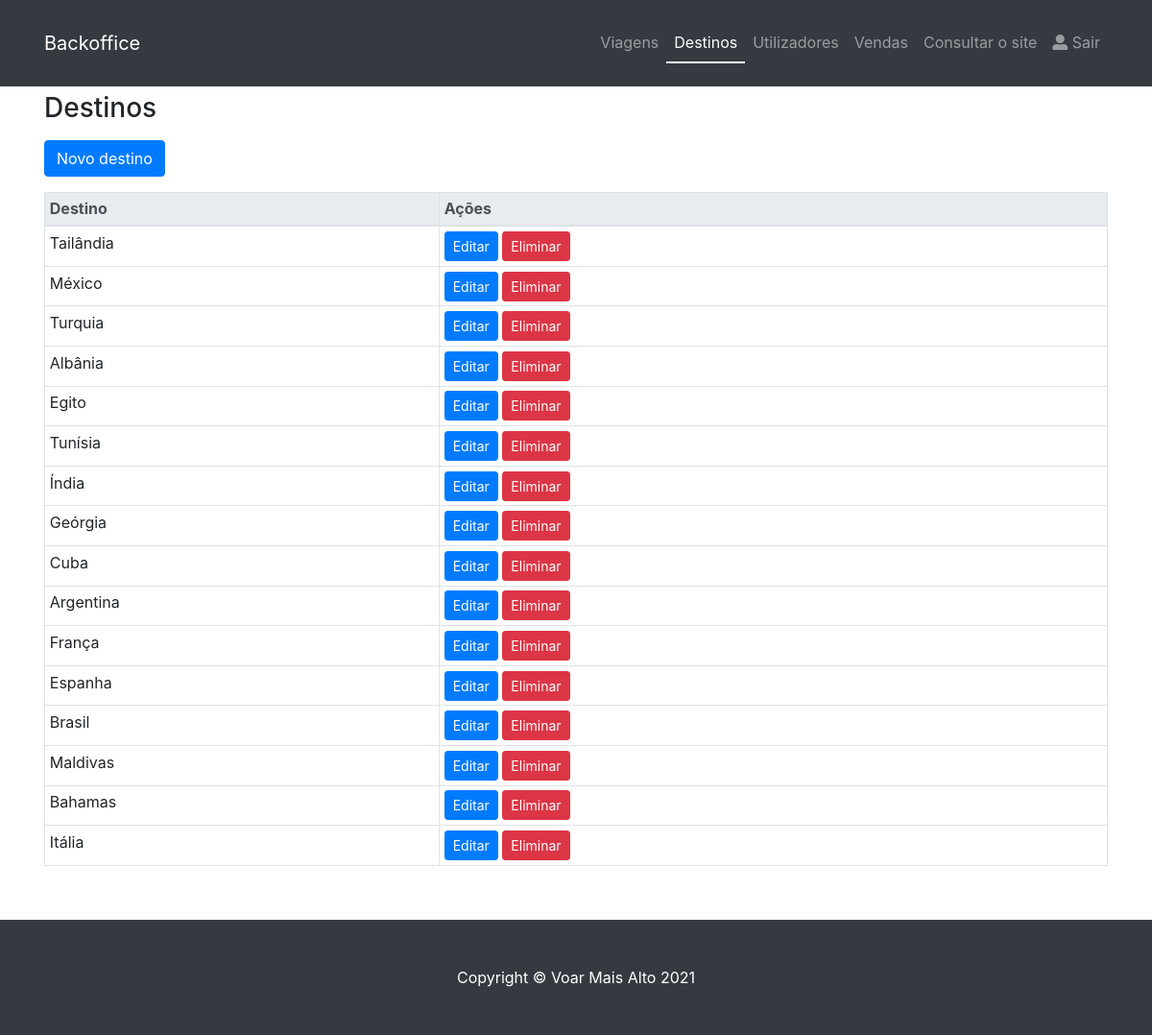
The page /admin/listaCategorias.php (signed in) on the database its author committed.
### tables this page shows
CREATE TABLE `categoria` (
  `CategoriaID` int(11) NOT NULL,
  `CategoriaNome` varchar(40) NOT NULL
);

### db/config.php (called while the page is built, shortened)
<?php
    function e($s) {
        return htmlspecialchars((string)$s, ENT_QUOTES, 'UTF-8');
    }
?>

### admin/listaCategorias.php (the view, shortened to what this page needs)
<!DOCTYPE html>
<html lang="pt-PT">
<head>
  <link href="../vendor/bootstrap/css/bootstrap.min.css" rel="stylesheet">
  <link href="../css/shop-homepage.css" rel="stylesheet">
  <link rel="stylesheet" href="https://use.fontawesome.com/releases/v5.7.2/css/all.css">
</head>
<body>
<?php
  include '../db/config.php';
  include 'menu.php';
?>
  <div class="container mt-4">
    <h1 class="h3 mb-3">Destinos</h1>
    <p><a href="inserirCategorias.php" class="btn btn-primary">Novo destino</a></p>
    <div class="table-responsive">
      <table class="table table-bordered table-sm table-hover">
        <thead class="thead-light">
          <tr>
            <th>Destino</th>
            <th>Ações</th>
          </tr>
        </thead>
        <tbody>
          <?php
            $categorias = $conexao->query("Select * from categoria order by categoriaID ASC");
            if ($categorias->num_rows > 0) {
              while ($p = $categorias->fetch_assoc()) {
                echo '
                <tr>
                  <td>'.e($p['CategoriaNome']).'</td>
                  <td class="text-nowrap">
                    <a href="alterarCategoria.php?id='.(int)$p['CategoriaID'].'" class="btn btn-sm btn-primary">Editar</a>
                    <form action="eliminarCategoria.php" method="post" onsubmit="return confirm(\'Tem a certeza que deseja eliminar o registo?\');" style="display:inline;">
                      <input type="hidden" name="csrf_token" value="'.e(csrf_token()).'">
                      <input type="hidden" name="id" value="'.(int)$p['CategoriaID'].'">
                      <button type="submit" class="btn btn-sm btn-danger">Eliminar</button>
                    </form>
                  </td>
                </tr>';
              }
            } else {
              echo '<tr><td colspan="2" class="text-center">Não existem destinos.</td></tr>';
            }
          ?>
        </tbody>
      </table>
    </div>
  </div>
  <footer class="py-5 bg-dark mt-4">
    <div>
      <p class="m-0 text-center text-white">Copyright &copy; Voar Mais Alto 2021</p>
    </div>
  </footer>
</body>
</html>

### css/shop-homepage.css (style rules this page uses)
body { padding-top: 56px; }
.container { padding: 16px; }
a { color: dodgerblue; }

### rows shown on the page
categoria: CategoriaNome "Tailândia"
categoria: CategoriaNome "México"
categoria: CategoriaNome "Turquia"
categoria: CategoriaNome "Albânia"
categoria: CategoriaNome "Egito"
categoria: CategoriaNome "Tunísia"
categoria: CategoriaNome "Índia"
categoria: CategoriaNome "Geórgia"
categoria: CategoriaNome "Cuba"
categoria: CategoriaNome "Argentina"
categoria: CategoriaNome "França"
categoria: CategoriaNome "Espanha"
categoria: CategoriaNome "Brasil"
categoria: CategoriaNome "Maldivas"
categoria: CategoriaNome "Bahamas"
categoria: CategoriaNome "Itália"

### other values the page prints
$nome "Viagens"
$nome "Destinos"
$nome "Utilizadores"
$nome "Vendas"
